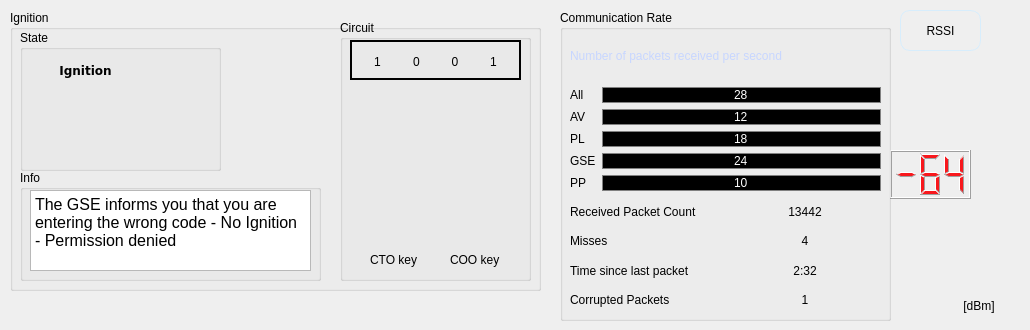
   <widget class="QWidget" name="Ignition">
    <attribute name="title">
     <string>Ignition - RF Control</string>
    </attribute>
    <widget class="QGroupBox" name="groupBox_4">
     <property name="geometry">
      <rect>
       <x>10</x>
       <y>10</y>
       <width>531</width>
       <height>281</height>
      </rect>
     </property>
     <property name="title">
      <string>Ignition</string>
     </property>
     <widget class="QGroupBox" name="groupBox">
      <property name="geometry">
       <rect>
        <x>330</x>
        <y>10</y>
        <width>191</width>
        <height>261</height>
       </rect>
      </property>
      <property name="title">
       <string>Circuit</string>
      </property>
      <widget class="QLabel" name="label_69">
       <property name="geometry">
        <rect>
         <x>110</x>
         <y>230</y>
         <width>68</width>
         <height>19</height>
        </rect>
       </property>
       <property name="text">
        <string>COO key</string>
       </property>
      </widget>
      <widget class="QLabel" name="ignition_key2">
       <property name="geometry">
        <rect>
         <x>90</x>
         <y>160</y>
         <width>91</width>
         <height>71</height>
        </rect>
       </property>
       <property name="styleSheet">
        <string notr="true">image: url(:/assets/keyOFF.png);</string>
       </property>
       <property name="text">
        <string/>
       </property>
      </widget>
      <widget class="QLabel" name="ignition_key1">
       <property name="geometry">
        <rect>
         <x>20</x>
         <y>160</y>
         <width>71</width>
         <height>71</height>
        </rect>
       </property>
       <property name="styleSheet">
        <string notr="true">image: url(:/assets/keyON.png);</string>
       </property>
       <property name="text">
        <string/>
       </property>
      </widget>
      <widget class="QLabel" name="red_button">
       <property name="geometry">
        <rect>
         <x>50</x>
         <y>50</y>
         <width>91</width>
         <height>111</height>
        </rect>
       </property>
       <property name="styleSheet">
        <string notr="true">image: url(:/assets/alarmON.png);</string>
       </property>
       <property name="text">
        <string/>
       </property>
      </widget>
      <widget class="QLabel" name="label_67">
       <property name="geometry">
        <rect>
         <x>30</x>
         <y>230</y>
         <width>68</width>
         <height>19</height>
        </rect>
       </property>
       <property name="text">
        <string>CTO key</string>
       </property>
      </widget>
      <widget class="QFrame" name="frame">
       <property name="geometry">
        <rect>
         <x>10</x>
         <y>20</y>
         <width>171</width>
         <height>40</height>
        </rect>
       </property>
       <property name="minimumSize">
        <size>
         <width>0</width>
         <height>40</height>
        </size>
       </property>
       <property name="maximumSize">
        <size>
         <width>16777215</width>
         <height>35</height>
        </size>
       </property>
       <property name="toolTip">
        <string>&lt;html&gt;&lt;head/&gt;&lt;body&gt;&lt;p&gt;Ignition Code on GST&lt;/p&gt;&lt;/body&gt;&lt;/html&gt;</string>
       </property>
       <property name="styleSheet">
        <string notr="true">border-color: rgb(255, 0, 0);
gridline-color: rgb(255, 0, 0);</string>
       </property>
       <property name="frameShape">
        <enum>QFrame::WinPanel</enum>
       </property>
       <property name="frameShadow">
        <enum>QFrame::Plain</enum>
       </property>
       <layout class="QHBoxLayout" name="horizontalLayout">
        <item>
         <widget class="QLabel" name="code_3">
          <property name="minimumSize">
           <size>
            <width>21</width>
            <height>21</height>
           </size>
          </property>
          <property name="text">
           <string>1</string>
          </property>
          <property name="alignment">
           <set>Qt::AlignCenter</set>
          </property>
         </widget>
        </item>
        <item>
         <widget class="QLabel" name="code_2">
          <property name="minimumSize">
           <size>
            <width>21</width>
            <height>21</height>
           </size>
          </property>
          <property name="toolTip">
           <string>&lt;html&gt;&lt;head/&gt;&lt;body&gt;&lt;p&gt;&lt;br/&gt;&lt;/p&gt;&lt;/body&gt;&lt;/html&gt;</string>
          </property>
          <property name="text">
           <string>0</string>
          </property>
          <property name="alignment">
           <set>Qt::AlignCenter</set>
          </property>
         </widget>
        </item>
        <item>
         <widget class="QLabel" name="code_1">
          <property name="minimumSize">
           <size>
            <width>21</width>
            <height>21</height>
           </size>
          </property>
          <property name="text">
           <string>0</string>
          </property>
          <property name="alignment">
           <set>Qt::AlignCenter</set>
          </property>
         </widget>
        </item>
        <item>
         <widget class="QLabel" name="code_0">
          <property name="minimumSize">
           <size>
            <width>21</width>
            <height>21</height>
           </size>
          </property>
          <property name="text">
           <string>1</string>
          </property>
          <property name="alignment">
           <set>Qt::AlignCenter</set>
          </property>
         </widget>
        </item>
       </layout>
      </widget>
     </widget>
     <widget class="QGroupBox" name="groupBox_9">
      <property name="geometry">
       <rect>
        <x>10</x>
        <y>160</y>
        <width>301</width>
        <height>111</height>
       </rect>
      </property>
      <property name="title">
       <string>Info</string>
      </property>
      <widget class="QTextEdit" name="info_ignition">
       <property name="geometry">
        <rect>
         <x>10</x>
         <y>20</y>
         <width>281</width>
         <height>81</height>
        </rect>
       </property>
       <property name="html">
        <string>&lt;!DOCTYPE HTML PUBLIC &quot;-//W3C//DTD HTML 4.0//EN&quot; &quot;http://www.w3.org/TR/REC-html40/strict.dtd&quot;&gt;
&lt;html&gt;&lt;head&gt;&lt;meta name=&quot;qrichtext&quot; content=&quot;1&quot; /&gt;&lt;style type=&quot;text/css&quot;&gt;
p, li { white-space: pre-wrap; }
&lt;/style&gt;&lt;/head&gt;&lt;body style=&quot; font-family:'MS Shell Dlg 2'; font-size:12pt; font-weight:400; font-style:normal;&quot;&gt;
&lt;p style=&quot; margin-top:0px; margin-bottom:0px; margin-left:0px; margin-right:0px; -qt-block-indent:0; text-indent:0px;&quot;&gt;The GSE informs you that you are entering the wrong code - No Ignition - Permission denied&lt;/p&gt;&lt;/body&gt;&lt;/html&gt;</string>
       </property>
      </widget>
     </widget>
     <widget class="QPushButton" name="ready_ignit_button">
      <property name="geometry">
       <rect>
        <x>220</x>
        <y>40</y>
        <width>101</width>
        <height>101</height>
       </rect>
      </property>
      <property name="styleSheet">
       <string notr="true">QPushButton{
qproperty-icon: url(:/assets/notreadiness.png);
qproperty-iconSize: 100px;
border-radius: 20px;
}
QPushButton:hover {
background-color: rgb(35, 35, 35); 
qproperty-iconSize: 64px;
}
QPushButton:pressed {
background-color: rgb(16, 16, 16);
}
</string>
      </property>
      <property name="text">
       <string/>
      </property>
     </widget>
     <widget class="QGroupBox" name="groupBox_10">
      <property name="geometry">
       <rect>
        <x>10</x>
        <y>20</y>
        <width>201</width>
        <height>141</height>
       </rect>
      </property>
      <property name="title">
       <string>State</string>
      </property>
      <widget class="QLabel" name="ignition_status_label">
       <property name="geometry">
        <rect>
         <x>10</x>
         <y>20</y>
         <width>111</width>
         <height>41</height>
        </rect>
       </property>
       <property name="font">
        <font>
         <family>Verdana</family>
         <weight>75</weight>
         <italic>false</italic>
         <bold>true</bold>
        </font>
       </property>
       <property name="autoFillBackground">
        <bool>false</bool>
       </property>
       <property name="text">
        <string>Ignition</string>
       </property>
       <property name="alignment">
        <set>Qt::AlignCenter</set>
       </property>
      </widget>
      <widget class="QLabel" name="ignition_state_icon">
       <property name="geometry">
        <rect>
         <x>110</x>
         <y>60</y>
         <width>81</width>
         <height>61</height>
        </rect>
       </property>
       <property name="styleSheet">
        <string notr="true">image: url(:/assets/warning.png);</string>
       </property>
       <property name="text">
        <string/>
       </property>
      </widget>
     </widget>
     <zorder>groupBox_9</zorder>
     <zorder>groupBox</zorder>
     <zorder>ready_ignit_button</zorder>
     <zorder>groupBox_10</zorder>
    </widget>
    <widget class="QGroupBox" name="groupBox_7">
     <property name="geometry">
      <rect>
       <x>560</x>
       <y>10</y>
       <width>331</width>
       <height>311</height>
      </rect>
     </property>
     <property name="title">
      <string>Communication Rate</string>
     </property>
     <widget class="QWidget" name="gridLayoutWidget_3">
      <property name="geometry">
       <rect>
        <x>10</x>
        <y>20</y>
        <width>311</width>
        <height>161</height>
       </rect>
      </property>
      <layout class="QGridLayout" name="gridLayout_12">
       <item row="3" column="1">
        <widget class="QProgressBar" name="progressBar_4">
         <property name="styleSheet">
          <string notr="true">QProgressBar {
	color: white;
}
QProgressBar:horizontal {
	border: 1px solid gray;
	border-radius: 10px;
	background: black;
	padding: 1px;
    text-align: center;
	height: 10px;
}
QProgressBar::chunk:horizontal {
	background: qlineargradient(x1: 0, y1: 0.5, x2: 1, y2: 		0.5, stop: 0 rgb(39, 68, 255), stop: 1 rgb(190, 255, 178));
	border-radius: 5px;
}</string>
         </property>
         <property name="maximum">
          <number>30</number>
         </property>
         <property name="value">
          <number>18</number>
         </property>
         <property name="format">
          <string>%v</string>
         </property>
        </widget>
       </item>
       <item row="4" column="0">
        <widget class="QLabel" name="label_20">
         <property name="text">
          <string>GSE</string>
         </property>
        </widget>
       </item>
       <item row="0" column="0" colspan="2">
        <widget class="QLabel" name="label_6">
         <property name="styleSheet">
          <string notr="true">color: rgb(199, 214, 255);</string>
         </property>
         <property name="text">
          <string>Number of packets received per second</string>
         </property>
        </widget>
       </item>
       <item row="4" column="1">
        <widget class="QProgressBar" name="progressBar_9">
         <property name="styleSheet">
          <string notr="true">QProgressBar {
	color: white;
}
QProgressBar:horizontal {
	border: 1px solid gray;
	border-radius: 10px;
	background: black;
	padding: 1px;
    text-align: center;
	height: 10px;
}
QProgressBar::chunk:horizontal {
	background: qlineargradient(x1: 0, y1: 0.5, x2: 1, y2: 		0.5, stop: 0 rgb(39, 68, 255), stop: 1 rgb(255, 158, 110));
	border-radius: 5px;
}</string>
         </property>
         <property name="maximum">
          <number>30</number>
         </property>
         <property name="value">
          <number>24</number>
         </property>
         <property name="format">
          <string>%v</string>
         </property>
        </widget>
       </item>
       <item row="5" column="0">
        <widget class="QLabel" name="label_21">
         <property name="text">
          <string>PP</string>
         </property>
        </widget>
       </item>
       <item row="5" column="1">
        <widget class="QProgressBar" name="progressBar_5">
         <property name="styleSheet">
          <string notr="true">QProgressBar {
	color: white;
}
QProgressBar:horizontal {
	border: 1px solid gray;
	border-radius: 10px;
	background: black;
	padding: 1px;
    text-align: center;
	height: 10px;
}
QProgressBar::chunk:horizontal {
	background: qlineargradient(x1: 0, y1: 0.5, x2: 1, y2: 		0.5, stop: 0 rgb(39, 68, 255), stop: 1 rgb(176, 111, 255));
	border-radius: 5px;
}</string>
         </property>
         <property name="maximum">
          <number>30</number>
         </property>
         <property name="value">
          <number>10</number>
         </property>
         <property name="format">
          <string>%v</string>
         </property>
        </widget>
       </item>
       <item row="2" column="1">
        <widget class="QProgressBar" name="progressBar_8">
         <property name="styleSheet">
          <string notr="true">QProgressBar {
	color: white;
}
QProgressBar:horizontal {
	border: 1px solid gray;
	border-radius: 10px;
	background: black;
	padding: 1px;
    text-align: center;
	height: 10px;
}
QProgressBar::chunk:horizontal {
	background: qlineargradient(x1: 0, y1: 0.5, x2: 1, y2: 		0.5, stop: 0 rgb(39, 68, 255), stop: 1 rgb(125, 249, 255));
	border-radius: 5px;
}</string>
         </property>
         <property name="maximum">
          <number>30</number>
         </property>
         <property name="value">
          <number>12</number>
         </property>
         <property name="format">
          <string>%v</string>
         </property>
        </widget>
       </item>
       <item row="2" column="0">
        <widget class="QLabel" name="label_16">
         <property name="text">
          <string>AV</string>
         </property>
        </widget>
       </item>
       <item row="3" column="0">
        <widget class="QLabel" name="label_17">
         <property name="text">
          <string>PL</string>
         </property>
        </widget>
       </item>
       <item row="1" column="1">
        <widget class="QProgressBar" name="all_packet_rate">
         <property name="styleSheet">
          <string notr="true">QProgressBar {
	color: white;
}
QProgressBar:horizontal {
	border: 1px solid gray;
	border-radius: 10px;
	background: black;
	padding: 1px;
    text-align: center;
	height: 10px;
}
QProgressBar::chunk:horizontal {
	background: qlineargradient(x1: 0, y1: 0.5, x2: 1, y2: 		0.5, stop: 0 rgb(39, 68, 255), stop: 1 rgb(16, 255, 72));
	border-radius: 5px;
}</string>
         </property>
         <property name="maximum">
          <number>30</number>
         </property>
         <property name="value">
          <number>28</number>
         </property>
         <property name="format">
          <string>%v</string>
         </property>
        </widget>
       </item>
       <item row="1" column="0">
        <widget class="QLabel" name="label_88">
         <property name="text">
          <string>All</string>
         </property>
        </widget>
       </item>
      </layout>
     </widget>
     <widget class="QWidget" name="gridLayoutWidget_4">
      <property name="geometry">
       <rect>
        <x>10</x>
        <y>190</y>
        <width>311</width>
        <height>111</height>
       </rect>
      </property>
      <layout class="QGridLayout" name="gridLayout_10">
       <item row="1" column="0">
        <widget class="QLabel" name="miss_label">
         <property name="toolTip">
          <string>&lt;html&gt;&lt;head/&gt;&lt;body&gt;&lt;p&gt;Lost packets in last 2 seconds&lt;/p&gt;&lt;/body&gt;&lt;/html&gt;</string>
         </property>
         <property name="text">
          <string>Misses</string>
         </property>
        </widget>
       </item>
       <item row="1" column="1">
        <widget class="QLabel" name="miss_panel">
         <property name="toolTip">
          <string>&lt;html&gt;&lt;head/&gt;&lt;body&gt;&lt;p&gt;Lost packets in last 2 seconds&lt;/p&gt;&lt;/body&gt;&lt;/html&gt;</string>
         </property>
         <property name="text">
          <string>4</string>
         </property>
         <property name="alignment">
          <set>Qt::AlignCenter</set>
         </property>
        </widget>
       </item>
       <item row="2" column="1">
        <widget class="QLabel" name="last_refresh_panel">
         <property name="toolTip">
          <string>&lt;html&gt;&lt;head/&gt;&lt;body&gt;&lt;p&gt;Last packet's timestamp&lt;/p&gt;&lt;/body&gt;&lt;/html&gt;</string>
         </property>
         <property name="text">
          <string>2:32</string>
         </property>
         <property name="alignment">
          <set>Qt::AlignCenter</set>
         </property>
        </widget>
       </item>
       <item row="0" column="0">
        <widget class="QLabel" name="received_pack_cnt_label">
         <property name="toolTip">
          <string>&lt;html&gt;&lt;head/&gt;&lt;body&gt;&lt;p&gt;The count of the received packets from the start of the program&lt;/p&gt;&lt;/body&gt;&lt;/html&gt;</string>
         </property>
         <property name="text">
          <string>Received Packet Count</string>
         </property>
        </widget>
       </item>
       <item row="0" column="1">
        <widget class="QLabel" name="received_pack_cnt_panel">
         <property name="toolTip">
          <string>&lt;html&gt;&lt;head/&gt;&lt;body&gt;&lt;p&gt;The count of the received packets from the start of the program&lt;/p&gt;&lt;/body&gt;&lt;/html&gt;</string>
         </property>
         <property name="styleSheet">
          <string notr="true"/>
         </property>
         <property name="text">
          <string>13442</string>
         </property>
         <property name="alignment">
          <set>Qt::AlignCenter</set>
         </property>
        </widget>
       </item>
       <item row="2" column="0">
        <widget class="QLabel" name="last_refresh_label">
         <property name="toolTip">
          <string>&lt;html&gt;&lt;head/&gt;&lt;body&gt;&lt;p&gt;Last packet's timestamp&lt;/p&gt;&lt;/body&gt;&lt;/html&gt;</string>
         </property>
         <property name="text">
          <string>Time since last packet</string>
         </property>
        </widget>
       </item>
       <item row="3" column="0">
        <widget class="QLabel" name="corrupted_label">
         <property name="text">
          <string>Corrupted Packets</string>
         </property>
        </widget>
       </item>
       <item row="3" column="1">
        <widget class="QLabel" name="corrupted_panel">
         <property name="text">
          <string>1</string>
         </property>
         <property name="alignment">
          <set>Qt::AlignCenter</set>
         </property>
        </widget>
       </item>
      </layout>
     </widget>
    </widget>
    <widget class="QSlider" name="verticalSlider_16">
     <property name="geometry">
      <rect>
       <x>970</x>
       <y>10</y>
       <width>41</width>
       <height>281</height>
      </rect>
     </property>
     <property name="styleSheet">
      <string notr="true">QSlider::groove:vertical {
background: qlineargradient(x1: 0.5, y1: 0, x2: 0.5, y2: 1, stop: 0 rgb(80, 37, 255), 
stop: 0.25 rgb(161, 98, 255),
stop: 0.5 rgb(62, 255, 48),
stop: 0.75 rgb(255, 160, 64),
stop: 1 rgb(203, 0, 3));    
	width: 10px;
	border-radius: 5px;
}

QSlider::handle:vertical {
    height: 30px;	
	image: url(:/assets/arrow.png);
	margin:0 -30px; /* expand outside the groove */
}</string>
     </property>
     <property name="value">
      <number>40</number>
     </property>
     <property name="orientation">
      <enum>Qt::Vertical</enum>
     </property>
     <property name="tickPosition">
      <enum>QSlider::TicksBelow</enum>
     </property>
     <property name="tickInterval">
      <number>0</number>
     </property>
    </widget>
    <widget class="QPushButton" name="valve_button_2">
     <property name="geometry">
      <rect>
       <x>900</x>
       <y>10</y>
       <width>81</width>
       <height>41</height>
      </rect>
     </property>
     <property name="toolTip">
      <string>&lt;html&gt;&lt;head/&gt;&lt;body&gt;&lt;p&gt;Get RSSI&lt;/p&gt;&lt;/body&gt;&lt;/html&gt;</string>
     </property>
     <property name="styleSheet">
      <string notr="true">QPushButton{
qproperty-icon: url(:/assets/rssi.png);
qproperty-iconSize: 25px;
font: 14pt &quot;MS Shell Dlg 2&quot;;
border: 1px solid;
border-color: rgb(215, 237, 252);
border-radius: 10px;
}
QPushButton:hover {
background-color: rgb(35, 35, 35); 
border: 2px solid;
border-color: rgb(215, 237, 252);
}
QPushButton:pressed {
border: 3px solid;
border-color: rgb(92, 242, 135);
}
</string>
     </property>
     <property name="text">
      <string>RSSI</string>
     </property>
    </widget>
    <widget class="QLabel" name="label_31">
     <property name="geometry">
      <rect>
       <x>960</x>
       <y>290</y>
       <width>61</width>
       <height>31</height>
      </rect>
     </property>
     <property name="text">
      <string> [dBm]</string>
     </property>
    </widget>
    <widget class="QLCDNumber" name="rssi_value">
     <property name="geometry">
      <rect>
       <x>890</x>
       <y>150</y>
       <width>81</width>
       <height>49</height>
      </rect>
     </property>
     <property name="styleSheet">
      <string notr="true">color:#F8181D;</string>
     </property>
     <property name="digitCount">
      <number>3</number>
     </property>
     <property name="value" stdset="0">
      <double>-64.000000000000000</double>
     </property>
    </widget>
    <zorder>rssi_value</zorder>
    <zorder>groupBox_4</zorder>
    <zorder>groupBox_7</zorder>
    <zorder>verticalSlider_16</zorder>
    <zorder>valve_button_2</zorder>
    <zorder>label_31</zorder>
   </widget>
